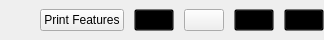
    <widget class="QFrame" name="frameTop">
     <property name="minimumSize">
      <size>
       <width>0</width>
       <height>30</height>
      </size>
     </property>
     <property name="maximumSize">
      <size>
       <width>16777215</width>
       <height>40</height>
      </size>
     </property>
     <property name="frameShape">
      <enum>QFrame::NoFrame</enum>
     </property>
     <property name="frameShadow">
      <enum>QFrame::Raised</enum>
     </property>
     <layout class="QGridLayout" name="gridLayout_7">
      <property name="leftMargin">
       <number>0</number>
      </property>
      <property name="topMargin">
       <number>0</number>
      </property>
      <property name="rightMargin">
       <number>0</number>
      </property>
      <property name="bottomMargin">
       <number>0</number>
      </property>
      <property name="horizontalSpacing">
       <number>10</number>
      </property>
      <property name="verticalSpacing">
       <number>0</number>
      </property>
      <item row="0" column="5">
       <widget class="QPushButton" name="pbContinueVideo">
        <property name="styleSheet">
         <string notr="true">QPushButton{background:rgba(0,0,0,0);}</string>
        </property>
        <property name="text">
         <string/>
        </property>
        <property name="iconSize">
         <size>
          <width>0</width>
          <height>0</height>
         </size>
        </property>
        <property name="shortcut">
         <string/>
        </property>
       </widget>
      </item>
      <item row="0" column="1">
       <widget class="QPushButton" name="pbPrintFeatures">
        <property name="text">
         <string>Print Features</string>
        </property>
       </widget>
      </item>
      <item row="0" column="2">
       <widget class="QPushButton" name="pbToggleSupportLines">
        <property name="styleSheet">
         <string notr="true">QPushButton{background:rgba(0,0,0,0);}</string>
        </property>
        <property name="text">
         <string/>
        </property>
        <property name="checkable">
         <bool>true</bool>
        </property>
        <property name="checked">
         <bool>false</bool>
        </property>
       </widget>
      </item>
      <item row="0" column="4">
       <widget class="QPushButton" name="pbRecorderOptions">
        <property name="styleSheet">
         <string notr="true">QPushButton{background:rgba(0,0,0,0);}</string>
        </property>
        <property name="text">
         <string/>
        </property>
        <property name="iconSize">
         <size>
          <width>0</width>
          <height>0</height>
         </size>
        </property>
        <property name="shortcut">
         <string/>
        </property>
       </widget>
      </item>
      <item row="0" column="0">
       <spacer name="horizontalSpacer_2">
        <property name="orientation">
         <enum>Qt::Horizontal</enum>
        </property>
        <property name="sizeHint" stdset="0">
         <size>
          <width>40</width>
          <height>20</height>
         </size>
        </property>
       </spacer>
      </item>
      <item row="0" column="3">
       <widget class="QPushButton" name="pbToggleKpLines">
        <property name="styleSheet">
         <string notr="true">QPushButton{

}

QPushButton:checked{

}</string>
        </property>
        <property name="text">
         <string/>
        </property>
        <property name="checkable">
         <bool>true</bool>
        </property>
        <property name="checked">
         <bool>false</bool>
        </property>
       </widget>
      </item>
     </layout>
    </widget>
